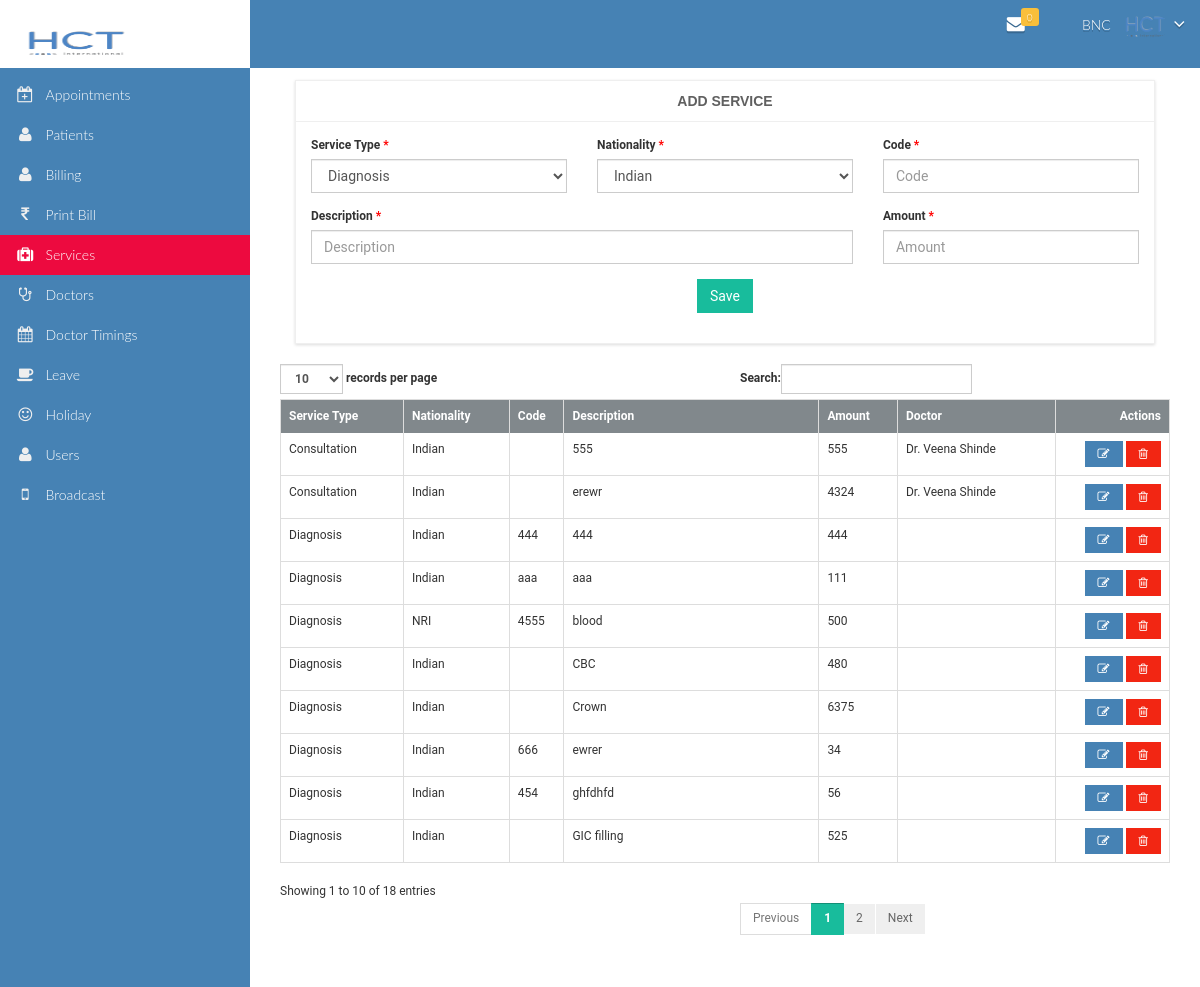
Screenshot of /services.php (signed in) with the database file from the repository.
### tables this page shows
CREATE TABLE `services` (
  `id` int(11) NOT NULL,
  `clinic_id` int(11) NOT NULL,
  `description` varchar(50) NOT NULL,
  `doctor_id` int(11) DEFAULT NULL,
  `code` varchar(50) DEFAULT NULL,
  `service_type` varchar(50) DEFAULT NULL,
  `nationality` varchar(50) DEFAULT NULL,
  `price` int(11) NOT NULL
);

CREATE TABLE `doctors` (
  `id` int(11) NOT NULL,
  `clinic_id` int(11) NOT NULL,
  `doctor_token` varchar(500) NOT NULL,
  `full_name` varchar(50) NOT NULL,
  `mobile` varchar(20) DEFAULT NULL,
  `gender` varchar(20) NOT NULL,
  `qualification` varchar(100) NOT NULL,
  `experience` varchar(500) NOT NULL,
  `photo` varchar(100) DEFAULT NULL,
  `status` varchar(10) NOT NULL
);

### services.php (the view, shortened to what this page needs)
<?php
include "config.php";
$msg = "";
$msg_color = "red";
$row['description'] = "";
$row['code'] = "";
$row['nationality'] = "Indian";
$row['service_type'] = "Diagnosis";
$row['doctor_id'] = "";
$row['price'] = "";
$mode = isset($_GET['mode']) ? $_GET['mode'] : "add" ;
?>
<!DOCTYPE html>
<html lang="en" class="no-js">
<head>
    <?php include "header.php"; ?>
</head>
<body>
<div id="wrapper">
    <?php include "menu.php"; ?>
    <div id="page-wrapper" class="fixed-navbar ">
        <div class="container-fluid bg-gray">
            <div class="row" style="margin:0;">
                <div class="col-md-12">
                    <div class="login-panel panel panel-default">
                        <div class="panel-heading text-center">
                            <?php if($mode == "edit"){; ?>
                                <b>Edit Service</b>
                            <?php }else{ ?>
                                <b>Add Service</b>
                            <?php } ?>
                            <br><span style="color:<?php echo $msg_color; ?>"><?php echo $msg; ?></span>
                        </div>
                        <form id="form" method="post" action="">
                            <div class="panel-body">
                                <div class="row">
                                    <div class="col-md-4">
                                        <div class="form-group">
                                            <label for="service_type required"
                                                   class="control-label required">Service Type</label>
                                            <select  name="service_type" id="service_type" class="form-control" >
                                                <option <?php if($row['service_type']=="Diagnosis") echo " selected "; ?> value="Diagnosis">Diagnosis</option>
                                            </select>
                                        </div>
                                    </div>
                                    <div class="col-md-4">
                                        <div class="form-group">
                                            <label for="nationality required"
                                                   class="control-label required">Nationality</label>
                                            <select  name="nationality" id="nationality" class="form-control" >
                                                <option <?php if($row['nationality']=="Indian") echo " selected "; ?> value="Indian">Indian</option>
                                            </select>
                                        </div>
                                    </div>
                                    <div class="col-md-4" id="code_div">
                                        <div class="form-group">
                                            <label for="code"
                                                   class="control-label required">Code</label>
                                            <input value="<?php echo $row['code']; ?>" type="text"
                                                   maxlength="15"
                                                   name="code" id="code" class="form-control"
                                                   placeholder="Code">
                                        </div>
                                    </div>
                                </div>
                                <div class="row">
                                    <div class="col-md-8">
                                        <div class="form-group">
                                            <label for="description required"
                                                   class="control-label required">Description</label>
                                            <input value="<?php echo $row['description']; ?>" type="text"
                                                   maxlength="50"
                                                   name="description" id="description" class="form-control"
                                                   placeholder="Description">
                                        </div>
                                    </div>
                                    <div class="col-md-4">
                                        <div class="form-group">
                                            <label for="price required"
                                                   class="control-label required">Amount</label>
                                            <input value="<?php echo $row['price']; ?>" type="numeric"
                                                   pattern="\d*" maxlength="5" name="price" id="price" class="form-control Number"
                                                   placeholder="Amount">
                                        </div>
                                    </div>
                                </div>
                                <div class="row">
                                    <div class="col-md-12">
                                        <div class="form-group text-center">
                                            <input required="required" class="btn btn-success"
                                                   type="submit"
                                                   name="submit" value="Save"/>
                                        </div>
                                    </div>
                                </div>
                            </div>
                        </form>
                    </div>
                </div>
            </div>
            <?php if($mode == "add"){; ?>
            <div class="row">
                <div class="col-md-12" id="patient_table">
                <table class="table table-bordered" id="dataTables-example">
                            <thead>
                            <tr style="background-color: #81888c;color:white">
                                <th>Service Type</th>
                                <th>Nationality</th>
                                <th>Code</th>
                                <th>Description</th>
                                <th>Amount</th>
                                <th>Doctor</th>
                                <th style="width: 100px;text-align: right">Actions</th>
                            </tr>
                            </thead>
                            <tbody>
                            <?php
                            function can_delete($id)
                            {
                                $flag = true;
                                $sql = "select * from bill_items where item_id=$id";
                                $result = mysqli_query($GLOBALS['conn'], $sql);
                                while ($row = mysqli_fetch_assoc($result)) {
                                    $flag = false;
                                }
                                return $flag;
                            }
                            function get_doctor($id)
                            {
                                $name = "";
                                $sql = "select * from doctors where id='$id'";
                                $result = mysqli_query($GLOBALS['conn'], $sql);
                                while ($row = mysqli_fetch_assoc($result)) {
                                    $name = $row['full_name'];
                                }
                                return $name;
                            }
                            $sql = "select * from services where clinic_id=$clinic_id order by description";
                            $result = mysqli_query($conn, $sql);
                            while ($row = mysqli_fetch_assoc($result)) {
                                ?>
                                <tr>
                                    <td><?php echo $row['service_type']; ?></td>
                                    <td><?php echo $row['nationality']; ?></td>
                                    <td><?php echo $row['code']; ?></td>
                                    <td><?php echo $row['description']; ?></td>
                                    <td><?php echo $row['price']; ?></td>
                                    <td><?php echo get_doctor($row['doctor_id']); ?></td>
                                    <td style="width: 100px;text-align: right">
                                        <a title="Edit Service" class="btn btn-info fa fa-edit"
                                                                    href="services.php?mode=edit&id=<?php echo $row['id']; ?>"></a>
                                        <?php if (can_delete($row['id'])) { ?>
                                        <a title="Delete Service" class="btn btn-danger fa fa-trash-o"
                                           onclick="delete_confirm(<?php echo $row['id']; ?>)"  href="#""></a>
                                    </td>
                                    <?php } else { ?>
                                        <a disabled class="btn btn-danger btn-info fa fa-trash-o" href="#"></a>
                                    <?php } ?>
                                    </td>
                                </tr>
                            <?php
                            }
                            ?>
                            </tbody>
                        </table>
                </div>
            </div>
            <?php } ?>
        </div>
    </div>
</div>
</body>
</html>

### rows the page displays
services: service_type "Diagnosis", nationality "Indian", code "444", description "444", price "444"
services: service_type "Consultation", nationality "Indian", description "555", price "555", doctor.full_name "Dr. Veena Shinde"
services: service_type "Diagnosis", nationality "Indian", code "aaa", description "aaa", price "111"
services: service_type "Diagnosis", nationality "NRI", code "4555", description "blood", price "500"
services: service_type "Diagnosis", nationality "Indian", description "CBC", price "480"
services: service_type "Diagnosis", nationality "Indian", description "Crown", price "6375"
services: service_type "Consultation", nationality "Indian", description "erewr", price "4324", doctor.full_name "Dr. Veena Shinde"
services: service_type "Diagnosis", nationality "Indian", code "666", description "ewrer", price "34"
services: service_type "Diagnosis", nationality "Indian", code "454", description "ghfdhfd", price "56"
services: service_type "Diagnosis", nationality "Indian", description "GIC filling", price "525"

### other values shown
$notification_count "0"
$_SESSION['clinic_name'] "BNC"
